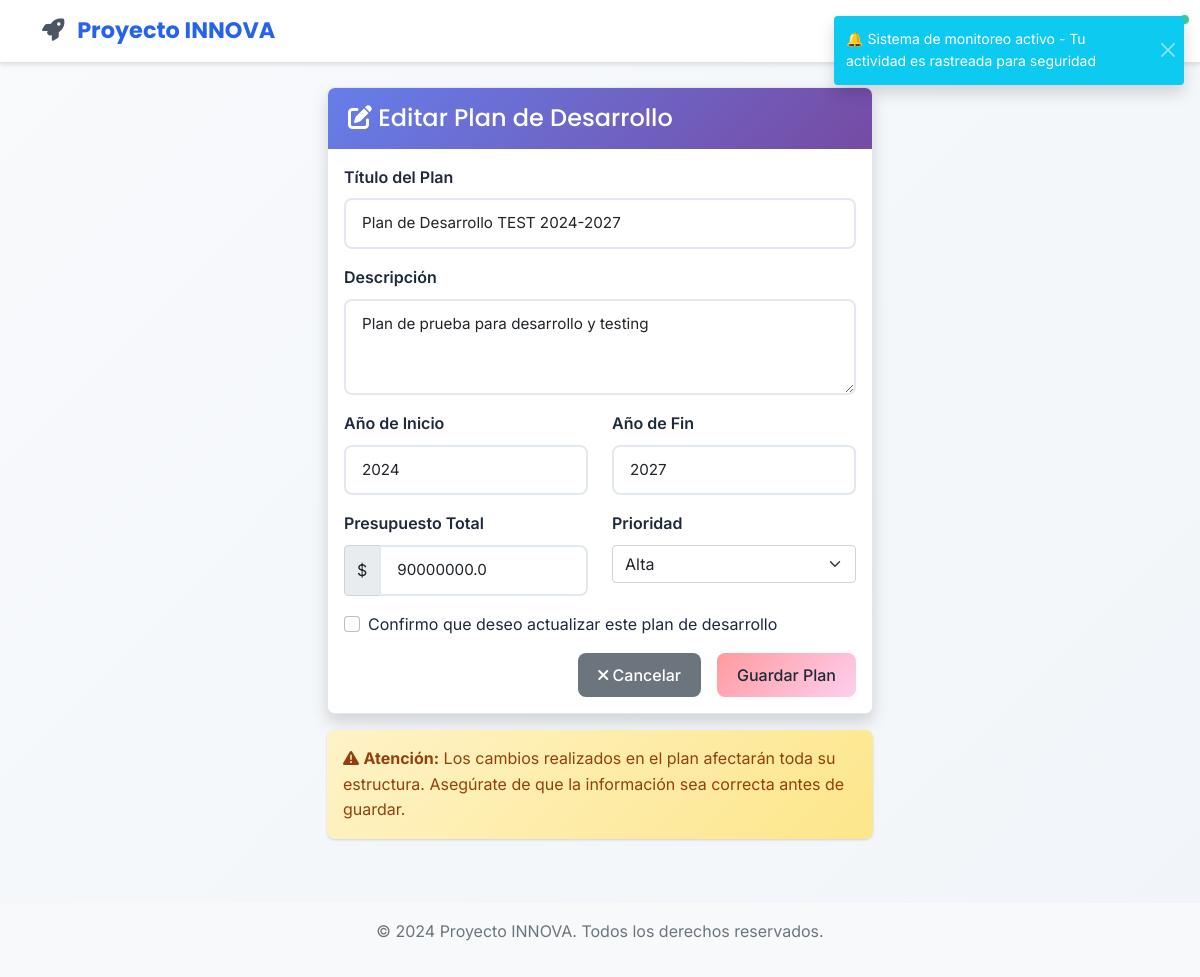
The app's page /planes/1/editar (signed in) with its own data.
### app/models/plan_desarrollo.py (models this page shows, shortened)
class PlanDesarrollo(db.Model):
    __tablename__ = 'planes_desarrollo'
    id = db.Column(db.Integer, primary_key=True)
    titulo = db.Column(db.String(200), nullable=False)
    descripcion = db.Column(db.Text)
    anio_inicio = db.Column(db.Integer, nullable=False)
    anio_fin = db.Column(db.Integer, nullable=False)
    estado = db.Column(db.String(20), default='borrador')  # borrador, activo, finalizado, cancelado
    municipio_id = db.Column(db.Integer, db.ForeignKey('users.id'), nullable=False)
    municipio = db.relationship('User', backref=db.backref('planes_desarrollo', lazy=True))
    created_at = db.Column(db.DateTime, default=datetime.utcnow)
    updated_at = db.Column(db.DateTime, default=datetime.utcnow, onupdate=datetime.utcnow)
    presupuesto_total = db.Column(db.Float, default=0.0)
    prioridad = db.Column(db.String(20), default='media')  # baja, media, alta, critica

### app/views/planes.py (the view)
@planes_bp.route('/<int:plan_id>/editar', methods=['GET', 'POST'])
@login_required
def editar(plan_id):
    plan = get_plan_or_redirect(plan_id, current_user)
    if hasattr(plan, 'status_code'):
        return plan
    form = PlanForm(obj=plan)
    if form.validate_on_submit():
        form.populate_obj(plan)
        plan.updated_at = datetime.utcnow()
        db.session.commit()
        flash('Plan actualizado exitosamente.', 'success')
        return redirect(url_for('planes.ver', plan_id=plan.id))
    return render_template('planes/editar.html', title='Editar Plan', form=form, plan=plan)

### app/models/user.py (called while the page is built)
    def is_admin(self):
        if self.active_roles:
            admin_names = ['admin', 'administrador']
            return any(ur.role.name.lower() in admin_names for ur in self.active_roles)
        return self.legacy_role == 'admin'

### app/views/planes.py (called while the page is built, shortened)
def get_plan_or_redirect(plan_id, current_user, redirect_endpoint='planes.index'):
    puede_ver_global = current_user.is_admin() or current_user.is_editor()
    if puede_ver_global:
        plan = PlanDesarrollo.query.filter_by(id=plan_id).first()
    else:
        plan = PlanDesarrollo.query.filter_by(id=plan_id, municipio=current_user).first()
    return plan

### app/templates/planes/editar.html (shortened to what this page needs)
{% extends "base.html" %}
{% block content %}
<div class="row justify-content-center">
    <div class="col-md-8 col-lg-6">
        <div class="card shadow">
            <div class="card-header bg-warning text-white">
                <h4 class="mb-0">
                    <i class="fas fa-edit"></i> Editar Plan de Desarrollo
                </h4>
            </div>
            <div class="card-body">
                <form method="POST" novalidate>
                    <div class="mb-3">
                        {{ form.titulo.label(class="form-label") }}
                        {{ form.titulo(class="form-control" + (" is-invalid" if form.titulo.errors else "")) }}
                    </div>
                    <div class="mb-3">
                        {{ form.descripcion.label(class="form-label") }}
                        {{ form.descripcion(class="form-control" + (" is-invalid" if form.descripcion.errors else ""), rows=3) }}
                    </div>
                    <div class="row">
                        <div class="col-md-6 mb-3">
                            {{ form.anio_inicio.label(class="form-label") }}
                            {{ form.anio_inicio(class="form-control" + (" is-invalid" if form.anio_inicio.errors else "")) }}
                        </div>
                        <div class="col-md-6 mb-3">
                            {{ form.anio_fin.label(class="form-label") }}
                            {{ form.anio_fin(class="form-control" + (" is-invalid" if form.anio_fin.errors else "")) }}
                        </div>
                    </div>
                    <div class="row">
                        <div class="col-md-6 mb-3">
                            {{ form.presupuesto_total.label(class="form-label") }}
                            <div class="input-group">
                                <span class="input-group-text">$</span>
                                {{ form.presupuesto_total(class="form-control" + (" is-invalid" if form.presupuesto_total.errors else "")) }}
                            </div>
                        </div>
                        <div class="col-md-6 mb-3">
                            {{ form.prioridad.label(class="form-label") }}
                            {{ form.prioridad(class="form-select" + (" is-invalid" if form.prioridad.errors else "")) }}
                        </div>
                    </div>
                    <div class="mb-3">
                        <div class="form-check">
                            <input class="form-check-input" type="checkbox" id="confirmarEdicion" required>
                            <label class="form-check-label" for="confirmarEdicion">
                                Confirmo que deseo actualizar este plan de desarrollo
                            </label>
                        </div>
                    </div>
                    <div class="d-grid gap-2 d-md-flex justify-content-md-end">
                        <a href="{{ url_for('planes.ver', plan_id=plan.id) }}" class="btn btn-secondary me-md-2">
                            <i class="fas fa-times"></i> Cancelar
                        </a>
                        {{ form.submit(class="btn btn-warning") }}
                    </div>
                </form>
            </div>
        </div>
        <div class="mt-3">
            <div class="alert alert-warning">
                <i class="fas fa-exclamation-triangle"></i>
                <strong>Atención:</strong> Los cambios realizados en el plan afectarán toda su estructura.
                Asegúrate de que la información sea correcta antes de guardar.
            </div>
        </div>
    </div>
</div>
{% endblock %}

### app/static/css/style.css (style rules this page uses)
:root { --primary-color: #2563eb; --primary-dark: #1d4ed8; --primary-light: #3b82f6; --secondary-color: #64748b; --success-color: #10b981; --warning-color: #f59e0b; --danger-color: #ef4444; --info-color: #06b6d4; --bg-primary: #ffffff; --bg-secondary: #f8fafc; --bg-tertiary: #f1f5f9; --bg-gradient: linear-gradient(135deg, #667eea 0%, #764ba2 100%); --text-primary: #1e293b; --text-secondary: #64748b; --text-muted: #94a3b8; --border-color: #e2e8f0; --shadow: 0 1px 3px 0 rgba(0, 0, 0, 0.1), 0 1px 2px 0 rgba(0, 0, 0, 0.06); --shadow-lg: 0 10px 15px -3px rgba(0, 0, 0, 0.1), 0 4px 6px -2px rgba(0, 0, 0, 0.05); --border-radius: 8px; --border-radius-lg: 12px; }
body { background: linear-gradient(135deg, #f8fafc 0%, #f1f5f9 100%); min-height: 100vh; font-family: 'Inter', -apple-system, BlinkMacSystemFont, 'Segoe UI', Roboto, sans-serif; color: var(--text-primary); line-height: 1.6; }
.card { border: 1px solid var(--border-color); border-radius: var(--border-radius); box-shadow: var(--shadow); background: var(--bg-primary); transition: all 0.3s ease; overflow: hidden; }
.card-header { background: var(--primary-color); color: white; border: none; font-family: 'Poppins', sans-serif; font-weight: 600; padding: 1rem 1.25rem; }
.card-body { background: var(--bg-primary); }
.btn { border-radius: var(--border-radius); font-family: 'Inter', sans-serif; font-weight: 500; padding: 0.625rem 1.25rem; transition: all 0.2s ease; border: none; position: relative; overflow: hidden; }
.btn-warning { background: var(--warning-color); color: #1f2937; }
.form-control { border-radius: var(--border-radius); border: 2px solid var(--border-color); background: var(--bg-primary); font-family: 'Inter', sans-serif; font-size: 0.95rem; padding: 0.75rem 1rem; transition: all 0.3s cubic-bezier(0.4, 0, 0.2, 1); }
.form-label { font-family: 'Inter', sans-serif; font-weight: 600; color: var(--text-primary); margin-bottom: 0.5rem; }
.alert { border-radius: var(--border-radius); border: none; font-family: 'Inter', sans-serif; box-shadow: var(--shadow); }
.alert-warning { background: linear-gradient(135deg, #fef3c7 0%, #fde68a 100%); color: #92400e; }
.btn-warning { background: linear-gradient(135deg, #ff9a9e 0%, #fecfef 100%); color: #1f2937; position: relative; overflow: hidden; }
.btn-warning::before { content: ''; position: absolute; top: 0; left: -100%; width: 100%; height: 100%; background: linear-gradient(90deg, transparent, rgba(255, 255, 255, 0.3), transparent); transition: left 0.5s; }
.card-header { background: linear-gradient(135deg, #667eea 0%, #764ba2 100%); color: white; border: none; font-family: 'Poppins', sans-serif; font-weight: 600; padding: 1rem 1.25rem; position: relative; overflow: hidden; }
.card-header::before { content: ''; position: absolute; top: 0; left: -100%; width: 100%; height: 100%; background: linear-gradient(90deg, transparent, rgba(255, 255, 255, 0.1), transparent); transition: left 0.7s; }

### records on screen
PlanDesarrollo: titulo "Plan de Desarrollo TEST 2024-2027", descripcion "Plan de prueba para desarrollo y testing", anio_inicio "2024", anio_fin "2027", presupuesto_total "90000000.0", prioridad "Alta"
